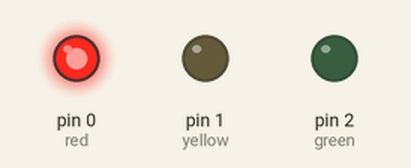
Simulated run of this sketch. Board: Arduino Uno, built with avr-gcc and run on an emulated ATmega328P. Shown: output pins drawn as LEDs (lit = HIGH).

Above: at 0.5 s.
At 1.5 s:
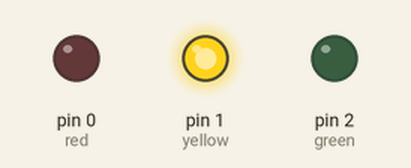
At 5.5 s:
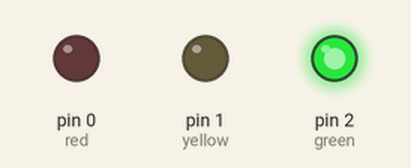
Timing chart, 0 to 6.9 s (numbered marks = the images above):
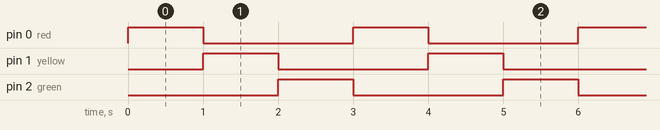

The sketch:

sketch_feb17a.ino
```cpp
void setup() {
  // put your setup code here, to run once:
  pinMode(0 ,OUTPUT);// red
  pinMode(1 ,OUTPUT);// yellow
  pinMode(2 ,OUTPUT);// green

}

void loop() {
  // put your main code here, to run repeatedly:


  digitalWrite(0 , 1);
  delay(1000);
  digitalWrite(0 , 0);

  digitalWrite(1 , 1);
  delay(1000);
  digitalWrite(1 , 0);


  digitalWrite( 2 , 1);
  delay(1000);
  digitalWrite(2 , 0);

}
```

Measured:
- by itself, pin 0 (red), pin 1 (yellow), pin 2 (green): alternates HIGH for 1.0 s and LOW for 2.0 s
- by itself, everything shown: repeats every 3.0 s, in 4 steps
